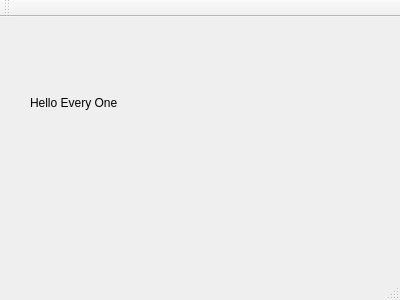
<?xml version="1.0" encoding="UTF-8"?>
<ui version="4.0">
 <class>MainWindow</class>
 <widget class="QMainWindow" name="MainWindow">
  <property name="geometry">
   <rect>
    <x>0</x>
    <y>0</y>
    <width>400</width>
    <height>300</height>
   </rect>
  </property>
  <property name="windowTitle">
   <string>MainWindow</string>
  </property>
  <widget class="QWidget" name="centralWidget">
   <widget class="QLabel" name="label">
    <property name="geometry">
     <rect>
      <x>30</x>
      <y>40</y>
      <width>231</width>
      <height>91</height>
     </rect>
    </property>
    <property name="text">
     <string>Hello Every One</string>
    </property>
   </widget>
  </widget>
  <widget class="QMenuBar" name="menuBar">
   <property name="geometry">
    <rect>
     <x>0</x>
     <y>0</y>
     <width>400</width>
     <height>27</height>
    </rect>
   </property>
  </widget>
  <widget class="QToolBar" name="mainToolBar">
   <attribute name="toolBarArea">
    <enum>TopToolBarArea</enum>
   </attribute>
   <attribute name="toolBarBreak">
    <bool>false</bool>
   </attribute>
  </widget>
  <widget class="QStatusBar" name="statusBar"/>
 </widget>
 <layoutdefault spacing="6" margin="11"/>
 <resources/>
 <connections/>
</ui>
